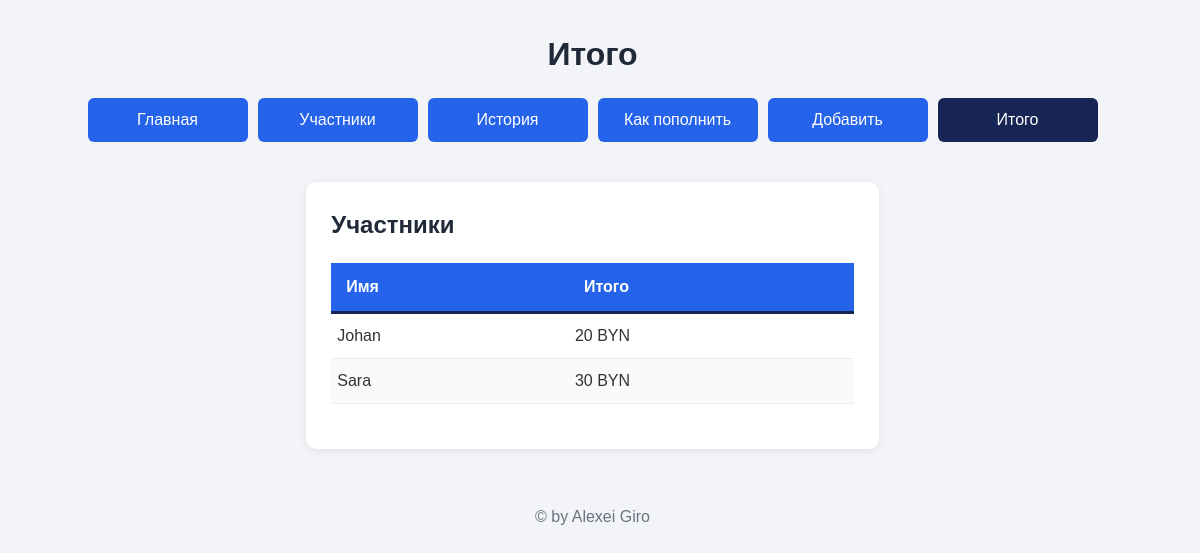
/total/ (signed in), run on an earlier commit of the app's database.
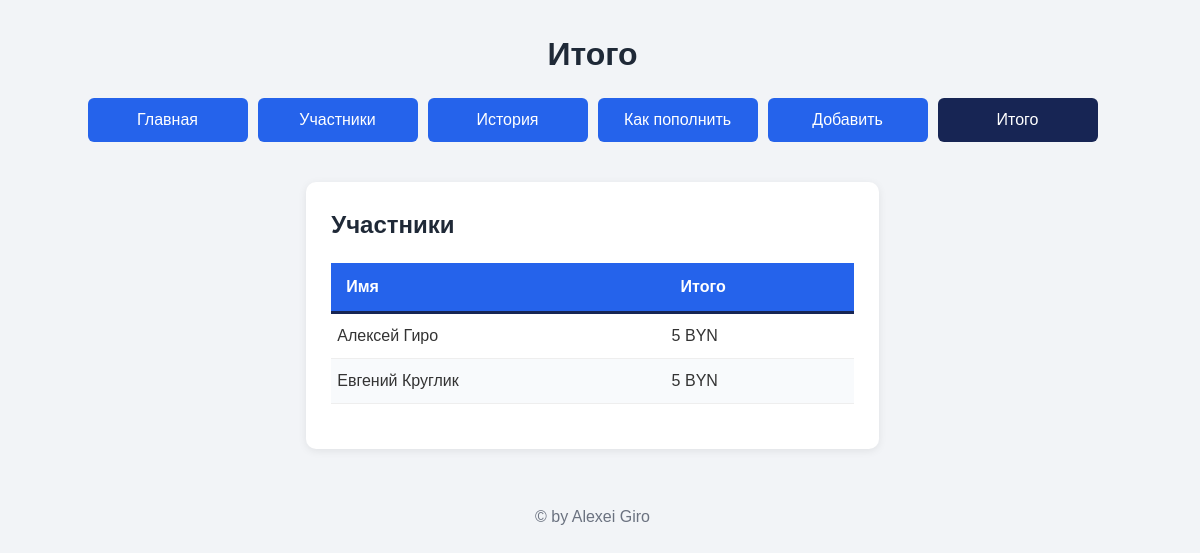
And on a later commit of the database.
### drums/models.py (models this page shows, shortened)
class Participant(models.Model):
    name = models.CharField(max_length=150, verbose_name='Имя участника')
    photo = models.ImageField(blank=True, upload_to='participants', verbose_name='Фото участника')
    class Meta:
        verbose_name = 'Участник'
        verbose_name_plural = 'Участники'

### drums/views.py (the view)
# urls.py: path('total/', get_total_page, name='total'),
@staff_member_required
def get_total_page(request):
    participants = Participant.objects.annotate(total_amount=Sum('payment__amount'))
    context = {'participants': participants}
    return render(request, 'total.html', context)

### drums/templates/total.html (shortened to what this page needs)
<!DOCTYPE html>
{% load static %}
<html lang="ru">
<head>
    <link rel="stylesheet" href="{% static 'css/style.css' %}">
</head>
<body>
<div class="container">
        <header class="header">
            <h1 class="site-title">Итого</h1>
            <nav class="navigation" aria-label="Основная навигация">
                <a class="nav-button {% if request.path == '/' %}active{% endif %}" href="{% url 'home' %}">Главная</a>
                <a class="nav-button {% if '/parts/' in request.path %}active{% endif %}" href="{% url 'parts' %}">Участники</a>
                <a class="nav-button {% if '/history/' in request.path %}active{% endif %}" href="{% url 'history' %}">История</a>
                <a class="nav-button {% if '/account/' in request.path %}active{% endif %}" href="{% url 'account' %}">Как пополнить</a>
                {% if user.is_authenticated %}
                    <a class="nav-button {% if '/add/' in request.path %}active{% endif %}" href="{% url 'add' %}">Добавить</a>
                    <a class="nav-button {% if '/total/' in request.path %}active{% endif %}" href="{% url 'total' %}">Итого</a>
                {% endif %}
            </nav>
        </header>
        <main class="main-content_other">
            <section class="content-block">
                <h2>Участники</h2>
                <div class="table-container">
                    <table class="custom-table">
                        <thead>
                            <tr>
                                <th>Имя</th>
                                <th>Итого</th>
                            </tr>
                        </thead>
                        <tbody>
                            {% for participant in participants %}
                            <tr>
                                <td>{{ participant.name }}</td>
                                <td>{{ participant.total_amount|default_if_none:0 }} BYN</td>
                            </tr>
                            {% endfor %}
                        </tbody>
                    </table>
                </div>
            </section>
        </main>
        <footer class="footer">
            <p>&copy; by Alexei Giro</p>
        </footer>
    </div>
</body>
</html>

What changed in the data, as far as the page shows it:
changed Participant: name "Johan" → "Алексей Гиро"; total_amount "20" → "5"
changed Participant: name "Sara" → "Евгений Круглик"; total_amount "30" → "5"
